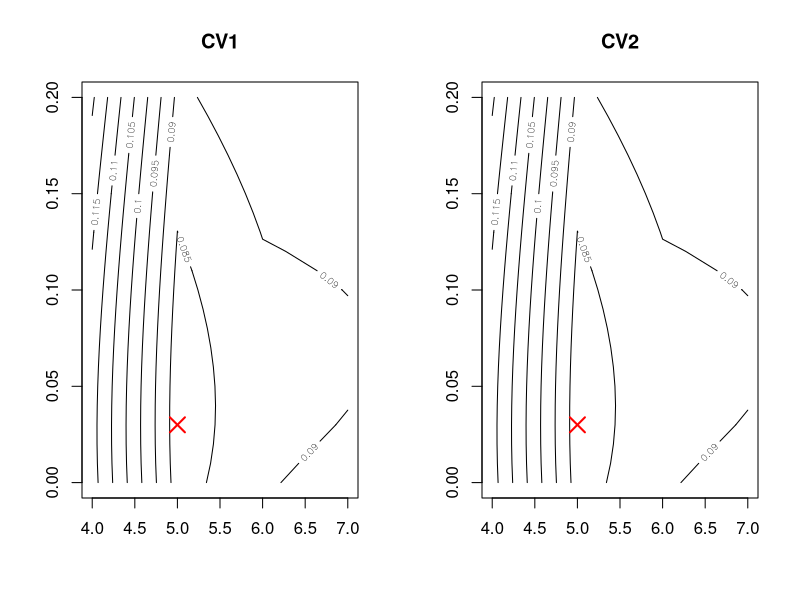
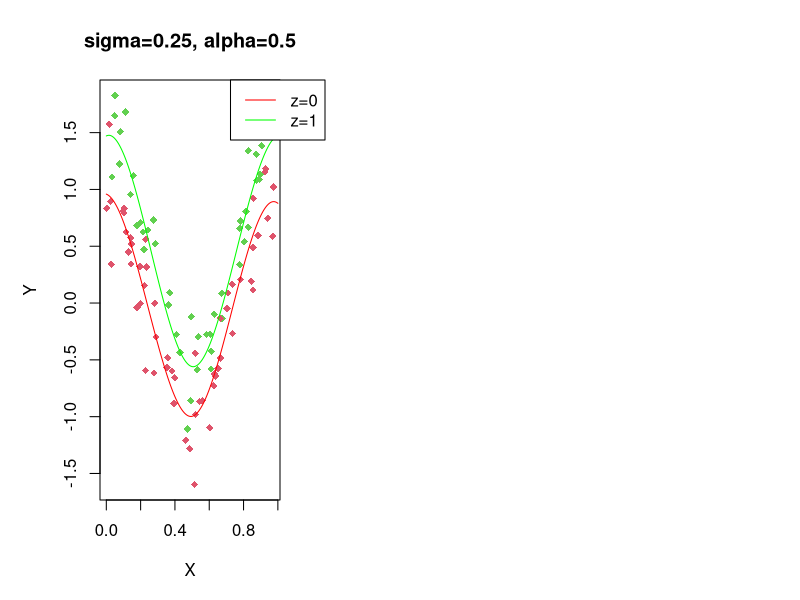
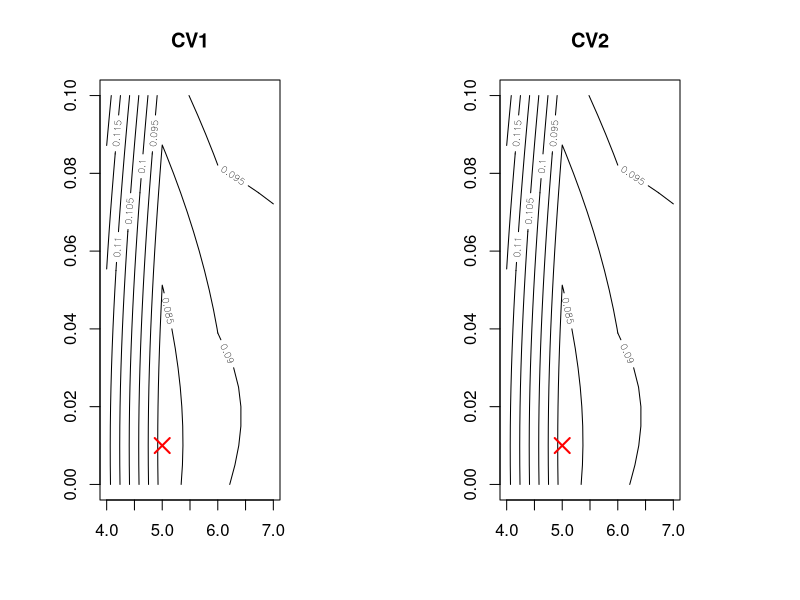
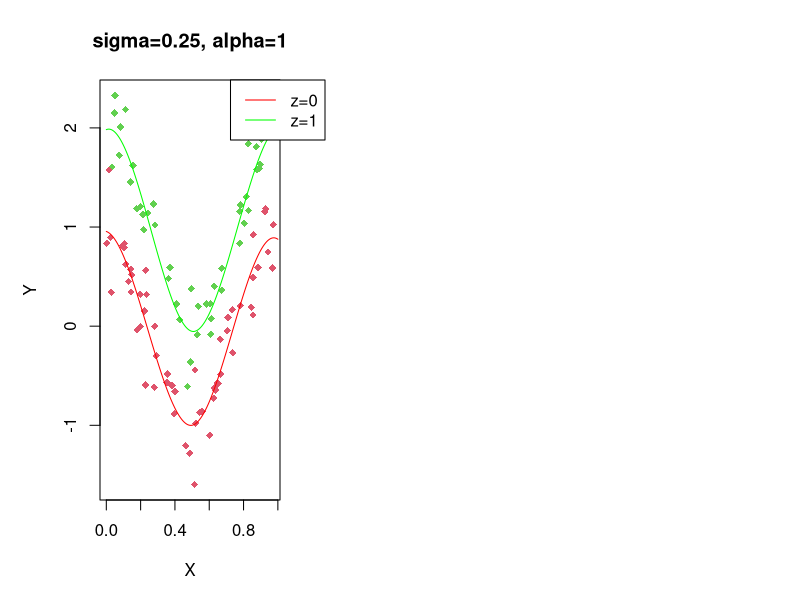
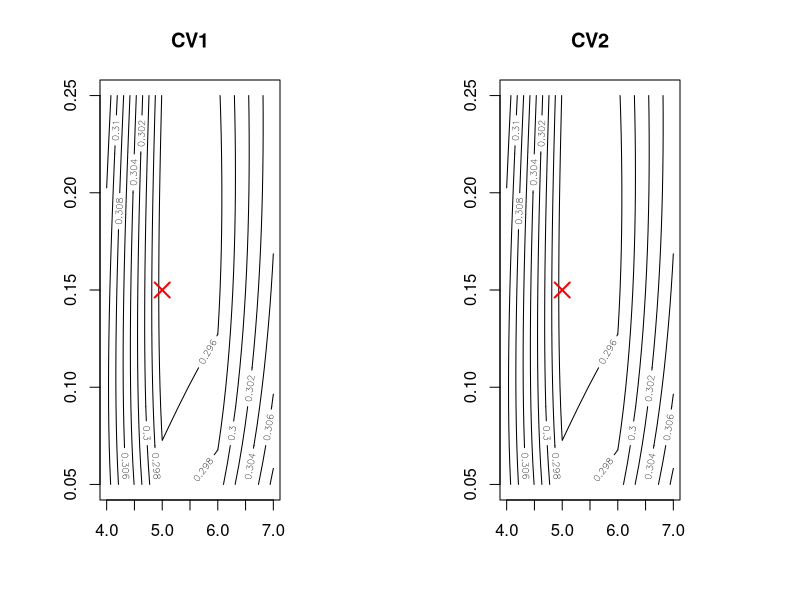
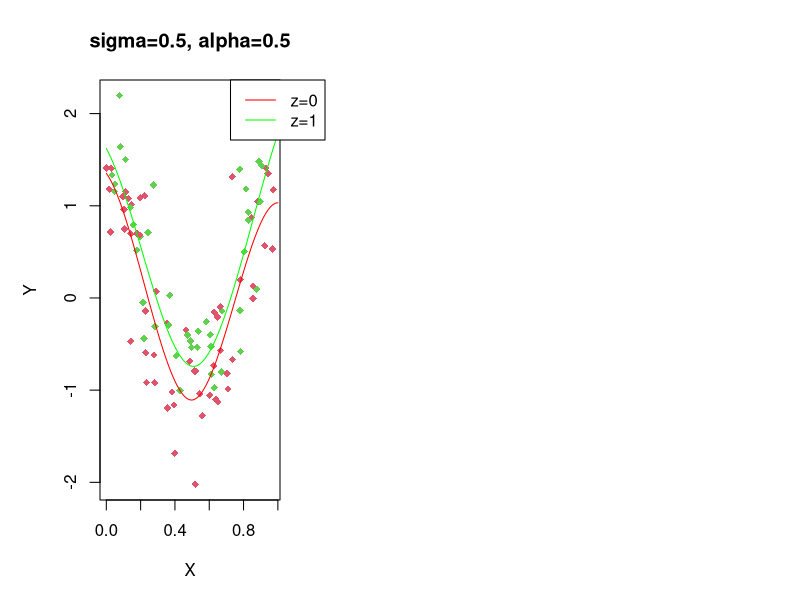
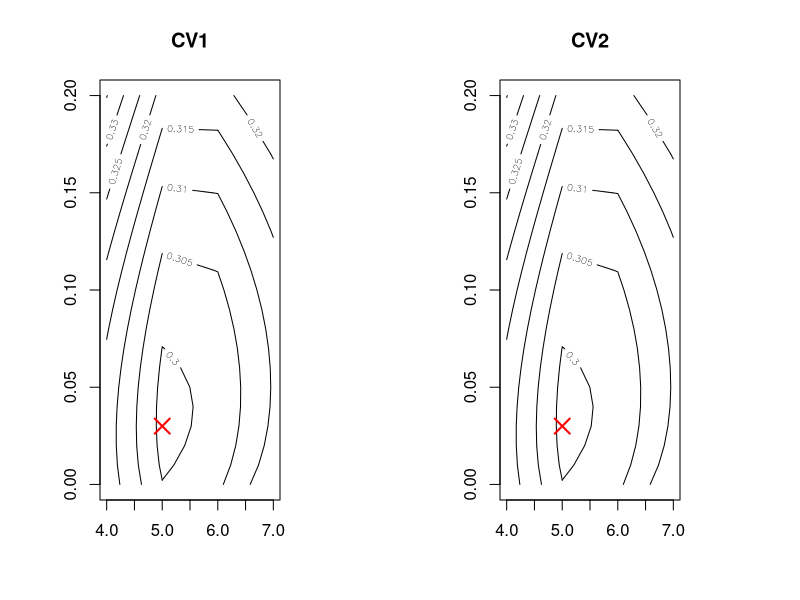
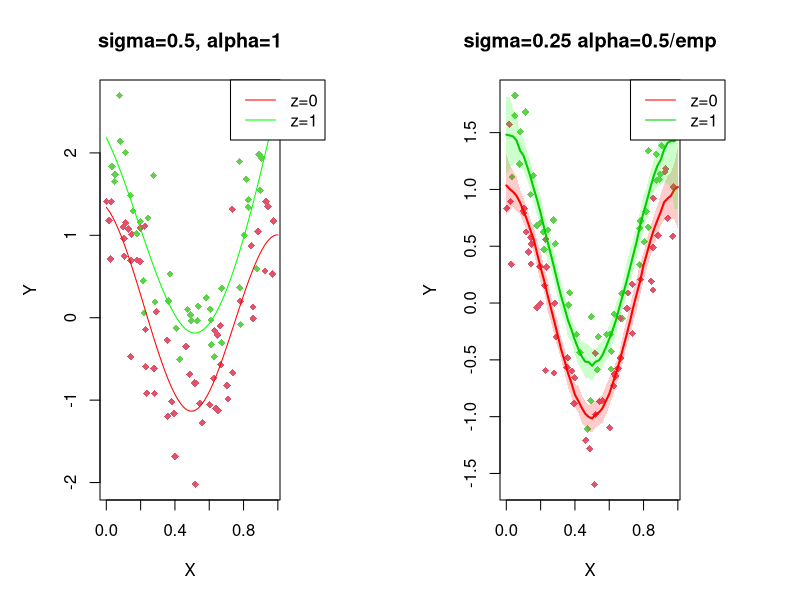

Write R code to recreate these figures, in order. (Note: a time limit stopped this script after it produced the figures.)
## ---- chunk 1
knitr::opts_chunk$set(echo = TRUE, comment = NA)
## ---- chunk 2
library(splines) # for bs() function
library(MASS) # for ginv() function
## ---- chunk 3
# Generate cubic B-spline functions with p bases
bs_gen <- function(X, p, boundary=c(0, 1)){
  knots <- seq(boundary[1], boundary[2], length=p-2) # equidistant knots
  bs(X, knots=knots[-c(1, p-2)], Boundary.knots=boundary, intercept=TRUE)
}

# Generate W(Zi, z, lambda)
W_gen <- function(Z, z, lambda, type="nominal"){
  if (type=="nominal"){
    diag(lambda^(Z != z))
  }else{
    diag(lambda^abs(Z-z))
  }
  
}
# Calculate mhat(x, z)
mhat <- function(x, Y, B, W, p){ # information of z is contained in W
  Bx <- bs_gen(x, p)
  Bx %*% ginv(t(B) %*% W %*% B) %*% t(B) %*% W %*% Y
}

# Caculate hatYi
hatYi <- function(i, Y, B, W){
  beta <- ginv(t(B) %*% W %*% B) %*% t(B) %*% W %*% Y
  sum(c(B[i,]) * beta)
}

# CV1
CV1 <- function(Y, X, Z, ps, lams, type="nominal"){
  n <- length(Y)
  cvs <- matrix(nrow=length(ps), ncol=length(lams), dimnames=list(ps, lams))
  for (xx in seq(ps)){
      p <- ps[xx]
      B <- bs_gen(X, p)
    for (yy in seq(lams)){
      lambda <- lams[yy]
      H <- matrix(nrow=n, ncol=n)
      for (zi in unique(Z)){
        W <- W_gen(Z, zi, lambda, type=type)
        H[Z==zi,] <- (B %*% ginv(t(B) %*% W %*% B) %*% t(B) %*% W)[Z==zi,]
      }
      hatY <- c(H %*% Y)
      cvs[xx, yy] <- sum((Y - hatY)^2/(1-diag(H))^2) / n
    }
  }
  cvs
}

CV2 <- function(Y, X, Z, ps, lams, type="nominal"){
  n <- length(Y)
  cvs <- matrix(nrow=length(ps), ncol=length(lams), dimnames=list(ps, lams))
  for (xx in seq(ps)){
      p <- ps[xx]
      B <- bs_gen(X, p)
    for (yy in seq(lams)){
      lambda <- lams[yy]
      cv_resid <- function(i){
        Bi <- B[-i,]
        Bx <- B[i,,drop=F]
        Wi <- W_gen(Z[-i], Z[i], lambda, type=type)
        mhati <- Bx %*% ginv(t(Bi) %*% Wi %*% Bi) %*% t(Bi) %*% Wi %*% Y[-i]
        (Y[i] - mhati)^2
      }
      cvs[xx,yy] <- mean(sapply(1:n, cv_resid))
    }
  }
  cvs
}
## ---- chunk 4
# Data generation
n <- 100
set.seed(20221)
X <- runif(n)
set.seed(20222)
Z <- rbinom(n, 1, 0.5)
set.seed(20223)
eps1 <- rnorm(n, sd=0.25)
set.seed(20224)
eps2 <- rnorm(n, sd=0.5)
alpha <- c(0.5, 1)
## ---- chunk 5
# generate Y
Y <- cos(2 * pi * X) + alpha[1] * Z + eps1

# hyperparameter setting
ps <- c(4, 5, 6, 7)
lams <- seq(0, 0.2, by=0.01)

# Calculate CV
cvs1 <- CV1(Y, X, Z, ps, lams)
cvs2 <- CV2(Y, X, Z, ps, lams)

par(mfrow=c(1,2))
mincv1 <- min(cvs1)
ind <- which(cvs1==mincv1, arr.ind=TRUE)
contour(ps,lams, cvs1, main="CV1")
points(ps[ind[1]], lams[ind[2]], pch=4, cex=2, lwd=2, col="red")

mincv2 <- min(cvs2)
ind <- which(cvs2==mincv2, arr.ind=TRUE)
contour(ps,lams, cvs2, main="CV2")
points(ps[ind[1]], lams[ind[2]], pch=4, cex=2, lwd=2, col="red")
## ---- chunk 6
par(mar = c(5, 5, 4, 6))
plot(X, Y, col=Z+2, pch=18, main="sigma=0.25, alpha=0.5")
p <- 5
lambda <- 0.03
xx <- seq(0, 1, length=201)
B <- bs_gen(X, p)
W <- W_gen(Z, z=0, lambda=lambda)
yy0 <- sapply(xx, mhat, Y=Y, B=B, W=W, p=p)
lines(xx, yy0, col="red")
W <- W_gen(Z, z=1, lambda=lambda)
yy0 <- sapply(xx, mhat, Y=Y, B=B, W=W, p=p)
lines(xx, yy0, col="green")
legend(x="topright", legend=c("z=0", "z=1"), col=c("red", "green"),
       lty=1, inset=c(-0.25,0), xpd = TRUE)
## ---- chunk 7
# generate Y
Y <- cos(2 * pi * X) + alpha[2] * Z + eps1

# hyperparameter setting
ps <- c(4, 5, 6, 7)
lams <- seq(0, 0.1, by=0.005)

# Calculate CV
cvs1 <- CV1(Y, X, Z, ps, lams)
cvs2 <- CV2(Y, X, Z, ps, lams)

par(mfrow=c(1,2))
mincv1 <- min(cvs1)
ind <- which(cvs1==mincv1, arr.ind=TRUE)
contour(ps,lams, cvs1, main="CV1")
points(ps[ind[1]], lams[ind[2]], pch=4, cex=2, lwd=2, col="red")

mincv2 <- min(cvs2)
ind <- which(cvs2==mincv2, arr.ind=TRUE)
contour(ps,lams, cvs2, main="CV2")
points(ps[ind[1]], lams[ind[2]], pch=4, cex=2, lwd=2, col="red")
## ---- chunk 8
par(mar = c(5, 5, 4, 6))
plot(X, Y, col=Z+2, pch=18, main="sigma=0.25, alpha=1")
p <- 5
lambda <- 0.01
xx <- seq(0, 1, length=201)
B <- bs_gen(X, p)
W <- W_gen(Z, z=0, lambda=lambda)
yy0 <- sapply(xx, mhat, Y=Y, B=B, W=W, p=p)
lines(xx, yy0, col="red")
W <- W_gen(Z, z=1, lambda=lambda)
yy0 <- sapply(xx, mhat, Y=Y, B=B, W=W, p=p)
lines(xx, yy0, col="green")
legend(x="topright", legend=c("z=0", "z=1"), col=c("red", "green"),
       lty=1, inset=c(-0.25,0), xpd = TRUE)
## ---- chunk 9
# generate Y
Y <- cos(2 * pi * X) + alpha[1] * Z + eps2

# hyperparameter setting
ps <- c(4, 5, 6, 7)
lams <- seq(0.05, 0.25, by=0.01)

# Calculate CV
cvs1 <- CV1(Y, X, Z, ps, lams)
cvs2 <- CV2(Y, X, Z, ps, lams)

par(mfrow=c(1,2))
mincv1 <- min(cvs1)
ind <- which(cvs1==mincv1, arr.ind=TRUE)
contour(ps,lams, cvs1, main="CV1")
points(ps[ind[1]], lams[ind[2]], pch=4, cex=2, lwd=2, col="red")

mincv2 <- min(cvs2)
ind <- which(cvs2==mincv2, arr.ind=TRUE)
contour(ps,lams, cvs2, main="CV2")
points(ps[ind[1]], lams[ind[2]], pch=4, cex=2, lwd=2, col="red")
## ---- chunk 10
par(mar = c(5, 5, 4, 6))
plot(X, Y, col=Z+2, pch=18, main="sigma=0.5, alpha=0.5")
p <- 5
lambda <- 0.15
xx <- seq(0, 1, length=201)
B <- bs_gen(X, p)
W <- W_gen(Z, z=0, lambda=lambda)
yy0 <- sapply(xx, mhat, Y=Y, B=B, W=W, p=p)
lines(xx, yy0, col="red")
W <- W_gen(Z, z=1, lambda=lambda)
yy0 <- sapply(xx, mhat, Y=Y, B=B, W=W, p=p)
lines(xx, yy0, col="green")
legend(x="topright", legend=c("z=0", "z=1"), col=c("red", "green"),
       lty=1, inset=c(-0.25,0), xpd = TRUE)
## ---- chunk 11
# generate Y
Y <- cos(2 * pi * X) + alpha[2] * Z + eps2

# hyperparameter setting
ps <- c(4, 5, 6, 7)
lams <- seq(0, 0.2, by=0.01)

# Calculate CV
cvs1 <- CV1(Y, X, Z, ps, lams)
cvs2 <- CV2(Y, X, Z, ps, lams)

par(mfrow=c(1,2))
mincv1 <- min(cvs1)
ind <- which(cvs1==mincv1, arr.ind=TRUE)
contour(ps,lams, cvs1, main="CV1")
points(ps[ind[1]], lams[ind[2]], pch=4, cex=2, lwd=2, col="red")

mincv2 <- min(cvs2)
ind <- which(cvs2==mincv2, arr.ind=TRUE)
contour(ps,lams, cvs2, main="CV2")
points(ps[ind[1]], lams[ind[2]], pch=4, cex=2, lwd=2, col="red")
## ---- chunk 12
par(mar = c(5, 5, 4, 6))
plot(X, Y, col=Z+2, pch=18, main="sigma=0.5, alpha=1")
p <- 5
lambda <- 0.03
xx <- seq(0, 1, length=201)
B <- bs_gen(X, p)
W <- W_gen(Z, z=0, lambda=lambda)
yy0 <- sapply(xx, mhat, Y=Y, B=B, W=W, p=p)
lines(xx, yy0, col="red")
W <- W_gen(Z, z=1, lambda=lambda)
yy0 <- sapply(xx, mhat, Y=Y, B=B, W=W, p=p)
lines(xx, yy0, col="green")
legend(x="topright", legend=c("z=0", "z=1"), col=c("red", "green"),
       lty=1, inset=c(-0.25,0), xpd = TRUE)
## ---- chunk 13
# Empirical generation(Monte Carlo)
CI_emp <- function(x, Y, B, W, p, sd){
  sim <- c()
  for (iter in 1:100){
    Yi <- Y + rnorm(length(Y), sd=sd)
    sim[iter] <- mhat(x, Yi, B, W, p)
  }
  c(quantile(sim, 0.025), mean(sim), quantile(sim, 0.975))
}

# Theoretical approach
CI_theo <- function(x, Y, B, W, p, sd=NULL){
  n <- length(Y)
  Bx <- bs_gen(x, p)
  hatY <- sapply(1:n, function(i) hatYi(i, Y, B, W))
  sig2 <- mean((Y - hatY) ^ 2)
  inv <- ginv(t(B) %*% W %*% B)
  A <- Bx %*% inv %*% t(B) %*% W
  var <- sum(A^2) * sig2
  mhat <- A %*% Y
  err <- qnorm(0.975) * sqrt(var)
  c(mhat - err, mhat, mhat + err)
}

# Plot CI
colors = c(rgb(1,0,0,0.2), rgb(0,1,0,0.2), rgb(0,0,1,0.2), rgb(0.8,0.8,0,0.2))
line_colors=c("red", "green3", "blue", "yellow3")

CI_plot <- function(xx, Y, B, zz, p, lambda, sd, alpha, type, eps=0){
  CIf <- ifelse(type=="emp", CI_emp, CI_theo)
  par(mar = c(5, 5, 4, 6))
  plot(X, Y+eps, col=Z+2, pch=18, ylab="Y",
       main=paste0("sigma=", sd, " alpha=", alpha, "/", type))
  for (z in zz){
    Wz <- W_gen(Z, z=z, lambda=lambda)
    zi <- sapply(xx, function(x) CIf(x, Y, B, Wz, p, sd))
    polygon(c(xx, rev(xx)), c(zi[1,], rev(zi[3,])), col=colors[z+1], border=F)
    lines(xx, zi[2,], col=line_colors[z+1], lwd=2)
  }
  legend(x="topright", legend=sapply(zz, function(z) paste0("z=",z)),
         col=line_colors, lty=1, inset=c(-0.25, 0), xpd=T)
}
## ---- chunk 14
xx <- seq(0, 1, length = 51)
zz <- c(0, 1)
sd <- 0.25
alpha <- 0.5
Y <- cos(2 * pi * X) + alpha * Z
lambda <- 0.03
CI_plot(xx, Y, B, zz, p, lambda, sd, alpha, type="emp", eps=eps1)
CI_plot(xx, Y+eps1, B, zz, p, lambda, sd, alpha, type="theo")
## ---- chunk 15
sd <- 0.25
alpha <- 1
Y <- cos(2 * pi * X) + alpha * Z
lambda <- 0.01
CI_plot(xx, Y, B, zz, p, lambda, sd, alpha, type="emp", eps=eps1)
CI_plot(xx, Y+eps1, B, zz, p, lambda, sd, alpha, type="theo")
## ---- chunk 16
sd <- 0.5
alpha <- 0.5
Y <- cos(2 * pi * X) + alpha * Z
lambda <- 0.15
CI_plot(xx, Y, B, zz, p, lambda, sd, alpha, type="emp", eps=eps2)
CI_plot(xx, Y+eps2, B, zz, p, lambda, sd, alpha, type="theo")
## ---- chunk 17
sd <- 0.5
alpha <- 1
Y <- cos(2 * pi * X) + alpha * Z
lambda <- 0.03
CI_plot(xx, Y, B, zz, p, lambda, sd, alpha, type="emp", eps=eps2)
CI_plot(xx, Y+eps2, B, zz, p, lambda, sd, alpha, type="theo")
## ---- chunk 18
Bx <- bs_gen(0, p)
B <- bs_gen(X, p)
A <- function(lambda){
  W <- W_gen(Z, 0, lambda)
  inv <- ginv(t(B) %*% W %*% B)
  H <- Bx %*% inv %*% t(B) %*% W
  c(H %*% t(H))
}
xx <- seq(0,1,by=0.1)
yy <- sapply(xx, A)
plot(xx, yy, type="b", xlab="lambda", ylab="A", main="Value of A")
plot(yy, yy*(1+yy), type="b", xlab="A", ylab="var", main="Variance")
## ---- chunk 19
CI_theo2 <- function(x, Y, B, W, p, sd=NULL){
  Bx <- bs_gen(x, p)
  inv <- ginv(t(B) %*% W %*% B)
  A <- Bx %*% inv %*% t(B) %*% W
  var <- sum(A^2)
  mhat <- A %*% Y
  err <- qnorm(0.975) * sqrt(var) * sd
  c(mhat - err, mhat, mhat + err)
}

sd <- 0.5
alpha <- 0.5
Y <- cos(2 * pi * X) + alpha * Z + eps2
lambda <- 0.15
xx <- seq(0, 1, length = 51)
zz <- c(0, 1)

par(mar = c(5, 5, 4, 6))
plot(X, Y, col=Z+2, pch=18, ylab="Y",
     main=paste0("sigma=", sd, " alpha=", alpha, "/", "theo with actual sd"))
for (z in zz){
  Wz <- W_gen(Z, z=z, lambda=lambda)
  zi <- sapply(xx, function(x) CI_theo2(x, Y, B, Wz, p, sd))
  polygon(c(xx, rev(xx)), c(zi[1,], rev(zi[3,])), col=colors[z+1], border=F)
  lines(xx, zi[2,], col=line_colors[z+1], lwd=2)
}
legend(x="topright", legend=sapply(zz, function(z) paste0("z=",z)),
       col=line_colors, lty=1, inset=c(-0.25, 0), xpd=T)

## ---- chunk 20
wind <- read.csv("wind.csv")
seoul <- read.csv("seoul-air-quality.csv")
beijing <- read.csv("beijing-air-quality.csv")
wind$date <- as.Date(wind$date)
seoul$date <- as.Date(seoul$date)
beijing$date <- as.Date(beijing$date)
wind <- subset(wind, date>as.Date("2021-06-17"))
wind$date <- as.Date(wind$date)
seoul <- subset(seoul, pm10 < 200, select=c(date, pm25, pm10))
beijing <- subset(beijing, pm25 < 300 & pm10 < 200, select=c(date, pm25, pm10))
df <- merge(beijing, seoul, by="date")
df <- merge(wind, df, by="date")
df$direction <- ((df$direction-45) %% 360) %/% 90

df <- na.omit(df)
head(df) # x for Seoul, y for Beijing

# scaling
coef <- c(220, 160, 200, 120)
for (i in 1:4){
  df[i+2] <- df[i+2] / coef[i]
}

head(df)
## ---- chunk 21
par(mar=c(5, 5, 4, 6))
plot(df$pm25.x, df$pm25.y, col=line_colors[df$direction+1], pch=18,
     main="Seoul ~ Beijing / PM2.5", xlab="Beijing", ylab="Seoul")
legend(x="topright", legend=c("East","South","West","North"),
       col=line_colors, pch=18, inset=c(-0.25, 0), xpd=T)
plot(df$pm10.x, df$pm10.y, col=line_colors[df$direction+1], pch=18,
     main="Seoul ~ Beijing / PM10", xlab="Beijing", ylab="Seoul")
legend(x="topright", legend=c("East","South","West","North"),
       col=line_colors, pch=18, inset=c(-0.25, 0), xpd=T)
## ---- chunk 22
# hyperparameter setting
ps <- c(4, 5, 6)
lams <- seq(0, 0.2, by=0.01)

# Calculate CV
cvs25 <- CV1(df$pm25.y, df$pm25.x, df$direction, ps, lams)
mincv25 <- min(cvs25)
ind <- which(cvs25==mincv25, arr.ind=TRUE)
contour(ps,lams, cvs25, main="CV for PM2.5")
points(ps[ind[1]], lams[ind[2]], pch=4, cex=2, lwd=2, col="red")

# hyperparameter setting
ps <- c(4, 5, 6)
lams <- seq(0.05, 0.3, by=0.01)

# Calculate CV
cvs10 <- CV1(df$pm10.y, df$pm10.x, df$direction, ps, lams)
mincv10 <- min(cvs10)
ind <- which(cvs10==mincv10, arr.ind=TRUE)
contour(ps,lams, cvs10, main="CV for PM10")
points(ps[ind[1]], lams[ind[2]], pch=4, cex=2, lwd=2, col="red")
## ---- chunk 23
CI_plot <- function(xx, X, Y, zz, Z, p, lambda, pm){
  B <- bs_gen(df$pm25.x, p)
  par(mar = c(5, 5, 4, 6))
  plot(X, Y, col=line_colors[Z+1], pch=18, ylab="Seoul", xlab="Beijing",
       main=paste0("Seoul ~ Beijing / PM", pm))
  for (z in zz){
    Wz <- W_gen(Z, z=z, lambda=lambda)
    zi <- sapply(xx, function(x) CI_theo(x, Y, B, Wz, p))
    polygon(c(xx, rev(xx)), c(zi[1,], rev(zi[3,])), col=colors[z+1], border=F)
    lines(xx, zi[2,], col=line_colors[z+1], lwd=2)
  }
  legend(x="topright", legend=c("East", "South", "West", "North"),
         col=line_colors, pch=18, inset=c(-0.25, 0), xpd=T)
}

p <- 4
lambda <- 0.04
zz <- 0:3
CI_plot(xx, df$pm25.x, df$pm25.y, zz, df$direction, p, lambda, pm=2.5)

p <- 4
lambda <- 0.075
zz <- 0:3
CI_plot(xx, df$pm10.x, df$pm10.y, zz, df$direction, p, lambda, pm=10)
